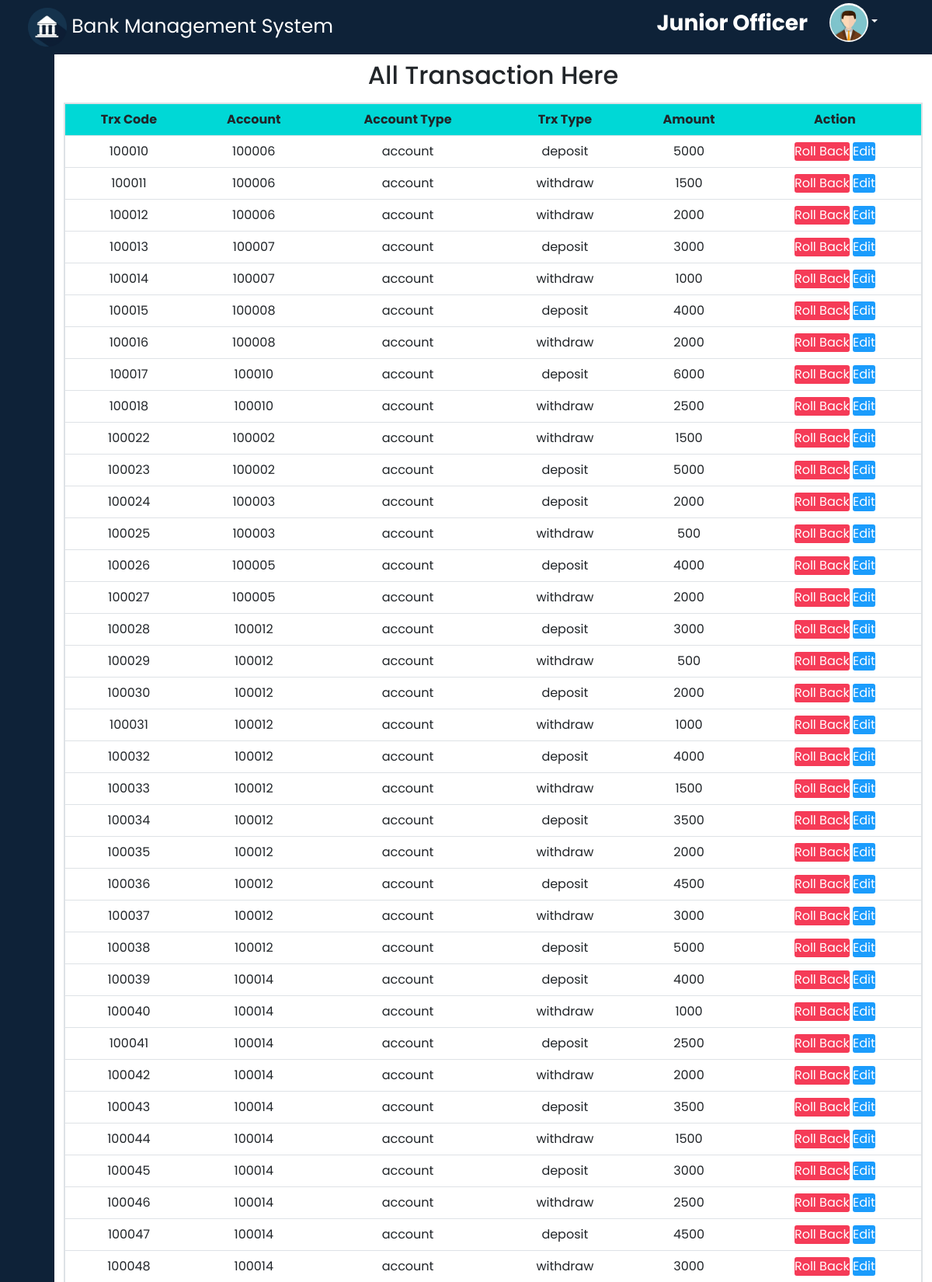
/junior_officer/transaction.php (signed in, upper part), run on the app's committed database.
### tables this page shows
CREATE TABLE `transaction` (
  `trx_code` int(11) NOT NULL,
  `account_no` int(11) DEFAULT NULL,
  `account_type` varchar(255) NOT NULL,
  `trx_type` varchar(255) DEFAULT NULL,
  `amount` float DEFAULT NULL,
  `trx_date_time` datetime DEFAULT NULL,
  `customer_id` int(11) NOT NULL
);

### junior_officer/transaction.php (the view, shortened to what this page needs)
<!DOCTYPE html>
<html lang="en">
<head>
</head>
<?php
include("../database.php");
$query = "SELECT * FROM transaction";
$result = mysqli_query($con, $query);
?>
<body>
    <div>
        <?php include "jo_header.php" ?>
    </div>
    <div class="d-flex">
        <div>
            <?php include "jo_sidebar.php" ?>
        </div>
        <div class="main">
            <h2 class="navbar d-flex justify-content-center">All Transaction Here</h2>
            <div class="container">
                <table class="table text-center table-responsive">
                    <tr>
                        <th>Trx Code</th>
                        <th>Account</th>
                        <th>Account Type</th>
                        <th>Trx Type</th>
                        <th>Amount</th>
                        <th>Action</th>
                    </tr>
                    <?php
                    while ($row = mysqli_fetch_assoc($result)) {
                    ?>
                        <tr>
                            <td><?php echo $row['trx_code'] ?></td>
                            <td><?php echo $row['account_no'] ?></td>
                            <td><?php echo $row['account_type'] ?></td>
                            <td><?php echo $row['trx_type'] ?></td>
                            <td><?php echo $row['amount'] ?></td>
                            <td>
                                <a href=""><button class="rolback">Roll Back</button></a>
                                <a href=""><button class="edit">Edit</button></a>
                            </td>
                        </tr>
                    <?php  } ?>
                </table>
            </div>
        </div>
    </div>
</body>
</html>

### junior_officer/transaction.php (style rules this page uses)
.edit { border: none; background-color: #1B9CFC; color: white; border-radius: 3px; }
.rolback { border: none; background-color: #f53b57; color: white; border-radius: 3px; }
.table { border: 2px solid black; }
.table tr th { background-color: #00d8d6; }

### junior_officer/jo_header.php (style rules this page uses)
* { margin: 0; padding: 0; box-sizing: border-box; font-family: 'Poppins', sans-serif; }

### junior_officer/jo_sidebar.php (style rules this page uses)
a { text-decoration: none; }
body { font-family: 'Poppins', sans-serif; }
.main { height: 100vh; overflow: scroll; width: 100%; }

### data on the page
transaction: trx_code "100010", account_no "100006", account_type "account", trx_type "deposit", amount "5000"
transaction: trx_code "100011", account_no "100006", account_type "account", trx_type "withdraw", amount "1500"
transaction: trx_code "100012", account_no "100006", account_type "account", trx_type "withdraw", amount "2000"
transaction: trx_code "100013", account_no "100007", account_type "account", trx_type "deposit", amount "3000"
transaction: trx_code "100014", account_no "100007", account_type "account", trx_type "withdraw", amount "1000"
transaction: trx_code "100015", account_no "100008", account_type "account", trx_type "deposit", amount "4000"
transaction: trx_code "100016", account_no "100008", account_type "account", trx_type "withdraw", amount "2000"
transaction: trx_code "100017", account_no "100010", account_type "account", trx_type "deposit", amount "6000"
transaction: trx_code "100018", account_no "100010", account_type "account", trx_type "withdraw", amount "2500"
transaction: trx_code "100022", account_no "100002", account_type "account", trx_type "withdraw", amount "1500"
transaction: trx_code "100023", account_no "100002", account_type "account", trx_type "deposit", amount "5000"
transaction: trx_code "100024", account_no "100003", account_type "account", trx_type "deposit", amount "2000"
transaction: trx_code "100025", account_no "100003", account_type "account", trx_type "withdraw", amount "500"
transaction: trx_code "100026", account_no "100005", account_type "account", trx_type "deposit", amount "4000"
transaction: trx_code "100027", account_no "100005", account_type "account", trx_type "withdraw", amount "2000"
transaction: trx_code "100028", account_no "100012", account_type "account", trx_type "deposit", amount "3000"
transaction: trx_code "100029", account_no "100012", account_type "account", trx_type "withdraw", amount "500"
transaction: trx_code "100030", account_no "100012", account_type "account", trx_type "deposit", amount "2000"
transaction: trx_code "100031", account_no "100012", account_type "account", trx_type "withdraw", amount "1000"
transaction: trx_code "100032", account_no "100012", account_type "account", trx_type "deposit", amount "4000"
transaction: trx_code "100033", account_no "100012", account_type "account", trx_type "withdraw", amount "1500"
transaction: trx_code "100034", account_no "100012", account_type "account", trx_type "deposit", amount "3500"
transaction: trx_code "100035", account_no "100012", account_type "account", trx_type "withdraw", amount "2000"
transaction: trx_code "100036", account_no "100012", account_type "account", trx_type "deposit", amount "4500"
transaction: trx_code "100037", account_no "100012", account_type "account", trx_type "withdraw", amount "3000"
transaction: trx_code "100038", account_no "100012", account_type "account", trx_type "deposit", amount "5000"
transaction: trx_code "100039", account_no "100014", account_type "account", trx_type "deposit", amount "4000"
transaction: trx_code "100040", account_no "100014", account_type "account", trx_type "withdraw", amount "1000"
transaction: trx_code "100041", account_no "100014", account_type "account", trx_type "deposit", amount "2500"
transaction: trx_code "100042", account_no "100014", account_type "account", trx_type "withdraw", amount "2000"
transaction: trx_code "100043", account_no "100014", account_type "account", trx_type "deposit", amount "3500"
transaction: trx_code "100044", account_no "100014", account_type "account", trx_type "withdraw", amount "1500"
transaction: trx_code "100045", account_no "100014", account_type "account", trx_type "deposit", amount "3000"
transaction: trx_code "100046", account_no "100014", account_type "account", trx_type "withdraw", amount "2500"
transaction: trx_code "100047", account_no "100014", account_type "account", trx_type "deposit", amount "4500"
transaction: trx_code "100048", account_no "100014", account_type "account", trx_type "withdraw", amount "3000"
